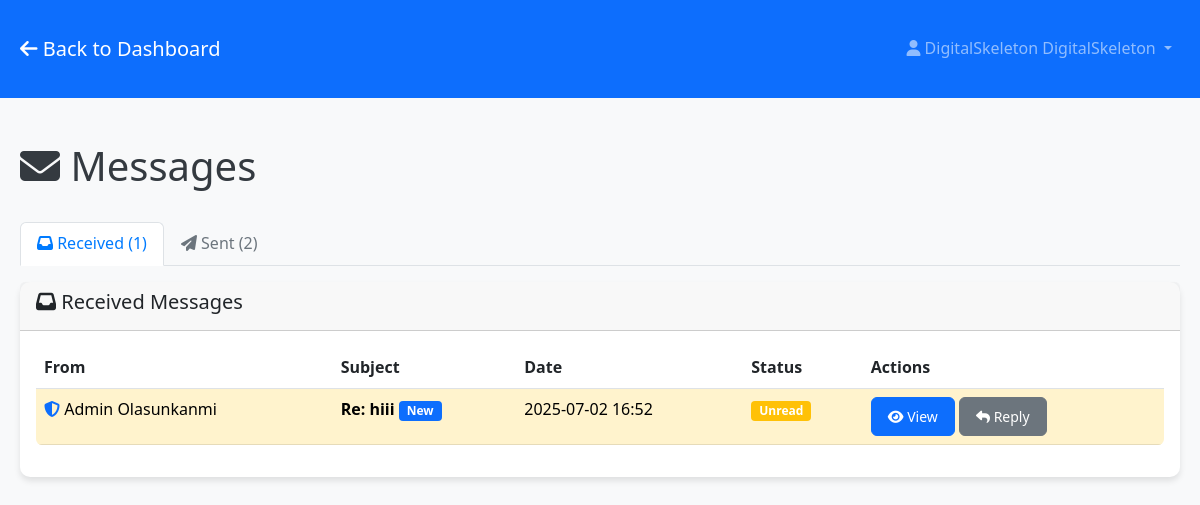
Screenshot of /messages (signed in) with the database file from the repository.
### models.py (models this page shows, shortened)
class User(db.Model):
    id = db.Column(db.Integer, primary_key=True)
    username = db.Column(db.String(80), unique=True, nullable=False)
    email = db.Column(db.String(120), unique=True, nullable=False)
    password_hash = db.Column(db.String(255), nullable=False)
    first_name = db.Column(db.String(100), nullable=False)
    last_name = db.Column(db.String(100), nullable=False)
    is_admin = db.Column(db.Boolean, default=False)
    is_verified = db.Column(db.Boolean, default=False)
    verification_token = db.Column(db.String(100), nullable=True)
    reset_token = db.Column(db.String(100), nullable=True)
    reset_token_expires = db.Column(db.DateTime, nullable=True)
    created_at = db.Column(db.DateTime, default=datetime.utcnow)
    last_login = db.Column(db.DateTime, nullable=True)
    pdf_codes = db.relationship('UserPDFCode', foreign_keys='UserPDFCode.user_id', backref='user', lazy=True, cascade='all, delete-orphan')
    pdf_requests = db.relationship('PDFRequest', backref='user', lazy=True, cascade='all, delete-orphan')
    sent_messages = db.relationship('Message', foreign_keys='Message.sender_id', backref='sender', lazy=True, cascade='all, delete-orphan')
    received_messages = db.relationship('Message', foreign_keys='Message.recipient_id', backref='recipient', lazy=True, cascade='all, delete-orphan')
    uploaded_pdfs = db.relationship('UserPDFCode', foreign_keys='UserPDFCode.uploaded_by_admin_id', backref='uploader', lazy=True)

class Message(db.Model):
    id = db.Column(db.Integer, primary_key=True)
    sender_id = db.Column(db.Integer, db.ForeignKey('user.id', ondelete='CASCADE'), nullable=False)
    recipient_id = db.Column(db.Integer, db.ForeignKey('user.id', ondelete='CASCADE'), nullable=False)
    subject = db.Column(db.String(200), nullable=False)
    content = db.Column(db.Text, nullable=False)  # Allows HTML content
    is_read = db.Column(db.Boolean, default=False)
    created_at = db.Column(db.DateTime, default=datetime.utcnow)
    parent_message_id = db.Column(db.Integer, db.ForeignKey('message.id', ondelete='CASCADE'), nullable=True)
    replies = db.relationship('Message', backref=db.backref('parent', remote_side=[id]), lazy=True)

### app.py (the view)
@app.route('/messages')
@login_required
def messages():
    user = User.query.get(session['user_id'])
    sent_messages = Message.query.filter_by(sender_id=user.id).order_by(Message.created_at.desc()).all()
    received_messages = Message.query.filter_by(recipient_id=user.id).order_by(Message.created_at.desc()).all()
    return render_template('messages/messages.html',
                         user=user,
                         sent_messages=sent_messages,
                         received_messages=received_messages)

### app.py (called while the page is built)
def login_required(f):
    @wraps(f)
    def decorated_function(*args, **kwargs):
        if 'user_id' not in session:
            flash('Please log in to access this page.', 'error')
            return redirect(url_for('login'))
        return f(*args, **kwargs)
    return decorated_function

### templates/messages/messages.html (shortened to what this page needs)
<!DOCTYPE html>
<html lang="en">
<head>
    <link href="https://cdn.jsdelivr.net/npm/bootstrap@5.3.0/dist/css/bootstrap.min.css" rel="stylesheet">
    <link rel="stylesheet" href="https://cdnjs.cloudflare.com/ajax/libs/font-awesome/6.4.0/css/all.min.css">
    <link rel="stylesheet" href="{{ url_for('static', filename='css/style.css') }}">
</head>
<body>
    <nav class="navbar navbar-expand-lg navbar-dark bg-primary">
        <div class="container">
            <a class="navbar-brand" href="{{ url_for('dashboard') }}">
                <i class="fas fa-arrow-left"></i> Back to Dashboard
            </a>
            <div class="navbar-nav ms-auto">
                <div class="nav-item dropdown">
                    <a class="nav-link dropdown-toggle" href="#" id="navbarDropdown" role="button" data-bs-toggle="dropdown">
                        <i class="fas fa-user"></i> {{ user.first_name }} {{ user.last_name }}
                    </a>
                </div>
            </div>
        </div>
    </nav>
    <div class="container mt-4">
        <div class="row">
            <div class="col-12">
                <div class="d-flex justify-content-between align-items-center mb-4">
                    <h1><i class="fas fa-envelope"></i> Messages</h1>
                </div>
            </div>
        </div>
        <ul class="nav nav-tabs" id="messageTabs">
            <li class="nav-item">
                <a class="nav-link active" id="received-tab" data-bs-toggle="tab" href="#received">
                    <i class="fas fa-inbox"></i> Received ({{ received_messages|length }})
                </a>
            </li>
            <li class="nav-item">
                <a class="nav-link" id="sent-tab" data-bs-toggle="tab" href="#sent">
                    <i class="fas fa-paper-plane"></i> Sent ({{ sent_messages|length }})
                </a>
            </li>
        </ul>
        <div class="tab-content mt-3">
            <div class="tab-pane fade show active" id="received">
                <div class="card">
                    <div class="card-header">
                        <h5><i class="fas fa-inbox"></i> Received Messages</h5>
                    </div>
                    <div class="card-body">
                        {% if received_messages %}
                        <div class="table-responsive">
                            <table class="table table-hover">
                                <thead>
                                    <tr>
                                        <th>From</th>
                                        <th>Subject</th>
                                        <th>Date</th>
                                        <th>Status</th>
                                        <th>Actions</th>
                                    </tr>
                                </thead>
                                <tbody>
                                    {% for message in received_messages %}
                                    <tr class="{% if not message.is_read %}table-warning{% endif %}">
                                        <td>
                                            {% if message.sender.is_admin %}
                                            <i class="fas fa-shield-alt text-primary"></i>
                                            {% endif %}
                                            {{ message.sender.first_name }} {{ message.sender.last_name }}
                                        </td>
                                        <td>
                                            <strong>{{ message.subject }}</strong>
                                            {% if not message.is_read %}
                                            <span class="badge bg-primary">New</span>
                                            {% endif %}
                                        </td>
                                        <td>{{ message.created_at.strftime('%Y-%m-%d %H:%M') }}</td>
                                        <td>
                                            {% if message.is_read %}
                                            <span class="badge bg-success">Read</span>
                                            {% else %}
                                            <span class="badge bg-warning">Unread</span>
                                            {% endif %}
                                        </td>
                                        <td>
                                            <button type="button" class="btn btn-sm btn-primary" onclick="viewMessage({{ message.id }}, '{{ message.sender.first_name }} {{ message.sender.last_name }}', '{{ message.subject }}', {{ message.sender.id }}, {{ message.is_read|lower }})">
                                                <i class="fas fa-eye"></i> View
                                            </button>
                                            {% if user.is_admin or message.sender.is_admin %}
                                            <button type="button" class="btn btn-sm btn-secondary" onclick="replyToMessage({{ message.sender.id }}, '{{ message.sender.first_name }} {{ message.sender.last_name }}', 'Re: {{ message.subject }}', {{ message.id }})">
                                                <i class="fas fa-reply"></i> Reply
                                            </button>
                                            {% endif %}
                                        </td>
                                    </tr>
                                    {% endfor %}
                                </tbody>
                            </table>
                        </div>
                        {% else %}
                        <div class="text-center py-4">
                            <i class="fas fa-inbox fa-3x text-muted mb-3"></i>
                            <h5>No messages received</h5>
                            <p class="text-muted">Your received messages will appear here.</p>
                        </div>
                        {% endif %}
                    </div>
                </div>
            </div>
        </div>
    </div>
</body>
</html>

### static/css/style.css (style rules this page uses)
:root { --primary-color: #007bff; --secondary-color: #6c757d; --success-color: #28a745; --danger-color: #dc3545; --warning-color: #ffc107; --info-color: #17a2b8; --light-color: #f8f9fa; --dark-color: #343a40; --white: #ffffff; --black: #000000; }
body { font-family: 'Segoe UI', Tahoma, Geneva, Verdana, sans-serif; background-color: var(--light-color); color: var(--dark-color); line-height: 1.6; }
.container { max-width: 1200px; margin: 0 auto; padding: 20px; }
.card { border: none; border-radius: 10px; box-shadow: 0 4px 6px rgba(0, 0, 0, 0.1); margin-bottom: 20px; }
.btn { border-radius: 6px; padding: 8px 16px; font-weight: 500; transition: all 0.3s ease; }
.nav-tabs .nav-link { border-radius: 6px 6px 0 0; border: 1px solid transparent; color: var(--secondary-color); }
.nav-tabs .nav-link.active { background-color: var(--white); border-color: #dee2e6 #dee2e6 var(--white); color: var(--primary-color); }
.table { border-radius: 6px; overflow: hidden; }
.badge { font-size: 0.75em; padding: 4px 8px; border-radius: 4px; }

### rows the page displays
User: first_name "DigitalSkeleton", last_name "DigitalSkeleton"
Message: sender.first_name "Admin", sender.last_name "Olasunkanmi", subject "Re: hiii", is_read "New", created_at "2025-07-02 16:52"

### other values shown
{{ received_messages|length }} "1"
{{ sent_messages|length }} "2"
